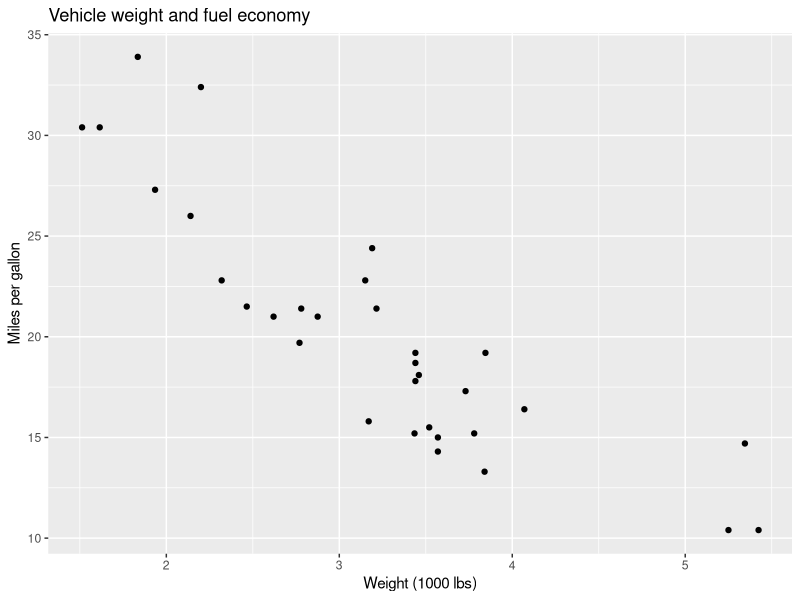

Generate this figure with R:
## ---- chunk 1
#| label: setup
#| message: false
library(tidyverse)
## ---- chunk 2
ggplot(mtcars, aes(x = wt, y = mpg)) +
  geom_point() +
  labs(
    title = "Vehicle weight and fuel economy",
    x = "Weight (1000 lbs)",
    y = "Miles per gallon"
  )
